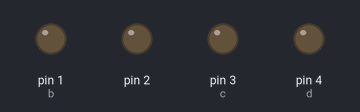
Bench run of a sketch on a simulated Arduino Uno, built with avr-gcc and run on an emulated ATmega328P. Shown: output pins drawn as LEDs (lit = HIGH).

Above: at 0.12 s.
At 0.87 s:
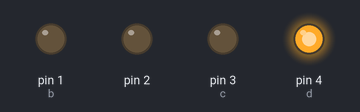
At 1.37 s:
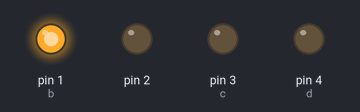
At 2.62 s:
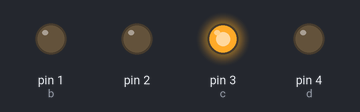
Timing chart, 0 to 3.0 s (numbered marks = the images above):
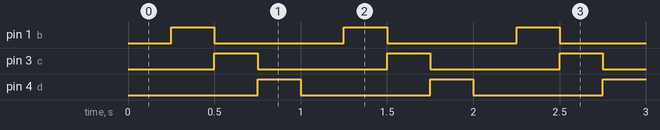

The sketch:

Codigo_LEDs.ino
```cpp
#define a 0
#define b 1
#define c 3
#define d 4

const int tempo = 250;

void setup() {
  pinMode(1, OUTPUT);
  pinMode(2, OUTPUT);
  pinMode(3, OUTPUT);
  pinMode(4, OUTPUT);
}
void loop() {
  for(int x=0; x<4; x++) {
    if (x == 0){
      digitalWrite(a, HIGH);

    }
    if (x == 1){
      digitalWrite(b, HIGH);

    }
    if (x == 2){
      digitalWrite(c, HIGH);

    }
    if (x == 3){
      digitalWrite(d, HIGH);

    }

    delay(tempo);

    digitalWrite(a, LOW);
    digitalWrite(b, LOW);
    digitalWrite(c, LOW);
    digitalWrite(d, LOW);
  }
}
```

Measured:
- by itself, pin 1 (b), pin 3 (c), pin 4 (d): alternates HIGH for 0.25 s and LOW for 0.75 s
- by itself, everything shown: repeats every 1.0 s, in 4 steps
